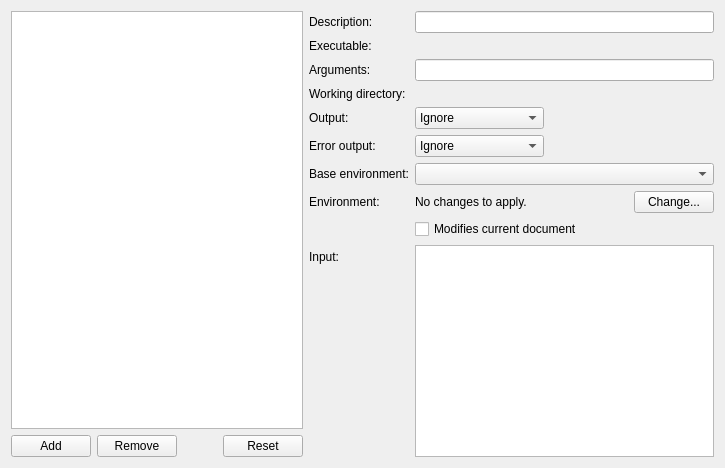
<?xml version="1.0" encoding="UTF-8"?>
<ui version="4.0">
 <class>Orca::Plugin::Core::ExternalToolConfig</class>
 <widget class="QWidget" name="Orca::Plugin::Core::ExternalToolConfig">
  <property name="geometry">
   <rect>
    <x>0</x>
    <y>0</y>
    <width>725</width>
    <height>468</height>
   </rect>
  </property>
  <property name="windowTitle">
   <string/>
  </property>
  <layout class="QHBoxLayout" name="horizontalLayout_2">
   <item>
    <layout class="QVBoxLayout" name="verticalLayout">
     <item>
      <widget class="QTreeView" name="toolTree">
       <property name="dragEnabled">
        <bool>true</bool>
       </property>
       <property name="dragDropMode">
        <enum>QAbstractItemView::InternalMove</enum>
       </property>
       <attribute name="headerVisible">
        <bool>false</bool>
       </attribute>
       <attribute name="headerDefaultSectionSize">
        <number>21</number>
       </attribute>
      </widget>
     </item>
     <item>
      <layout class="QHBoxLayout" name="horizontalLayout">
       <item>
        <widget class="QPushButton" name="addButton">
         <property name="toolTip">
          <string>Add tool.</string>
         </property>
         <property name="text">
          <string>Add</string>
         </property>
        </widget>
       </item>
       <item>
        <widget class="QPushButton" name="removeButton">
         <property name="toolTip">
          <string>Remove tool.</string>
         </property>
         <property name="text">
          <string>Remove</string>
         </property>
        </widget>
       </item>
       <item>
        <spacer name="horizontalSpacer">
         <property name="orientation">
          <enum>Qt::Horizontal</enum>
         </property>
         <property name="sizeHint" stdset="0">
          <size>
           <width>40</width>
           <height>20</height>
          </size>
         </property>
        </spacer>
       </item>
       <item>
        <widget class="QPushButton" name="revertButton">
         <property name="toolTip">
          <string>Revert tool to default.</string>
         </property>
         <property name="text">
          <string>Reset</string>
         </property>
        </widget>
       </item>
      </layout>
     </item>
    </layout>
   </item>
   <item>
    <widget class="QScrollArea" name="scrollArea">
     <property name="sizePolicy">
      <sizepolicy hsizetype="Expanding" vsizetype="Expanding">
       <horstretch>10</horstretch>
       <verstretch>0</verstretch>
      </sizepolicy>
     </property>
     <property name="frameShape">
      <enum>QFrame::NoFrame</enum>
     </property>
     <property name="frameShadow">
      <enum>QFrame::Plain</enum>
     </property>
     <property name="lineWidth">
      <number>0</number>
     </property>
     <property name="widgetResizable">
      <bool>true</bool>
     </property>
     <widget class="QWidget" name="scrollAreaWidgetContents">
      <property name="geometry">
       <rect>
        <x>0</x>
        <y>0</y>
        <width>396</width>
        <height>444</height>
       </rect>
      </property>
      <layout class="QVBoxLayout" name="verticalLayout_2">
       <property name="leftMargin">
        <number>0</number>
       </property>
       <property name="topMargin">
        <number>0</number>
       </property>
       <property name="rightMargin">
        <number>0</number>
       </property>
       <property name="bottomMargin">
        <number>0</number>
       </property>
       <item>
        <widget class="QWidget" name="infoWidget" native="true">
         <property name="sizePolicy">
          <sizepolicy hsizetype="Preferred" vsizetype="Preferred">
           <horstretch>10</horstretch>
           <verstretch>0</verstretch>
          </sizepolicy>
         </property>
         <layout class="QFormLayout" name="formLayout">
          <property name="fieldGrowthPolicy">
           <enum>QFormLayout::ExpandingFieldsGrow</enum>
          </property>
          <property name="leftMargin">
           <number>0</number>
          </property>
          <property name="topMargin">
           <number>0</number>
          </property>
          <property name="rightMargin">
           <number>0</number>
          </property>
          <property name="bottomMargin">
           <number>0</number>
          </property>
          <item row="0" column="0">
           <widget class="QLabel" name="descriptionLabel">
            <property name="text">
             <string>Description:</string>
            </property>
           </widget>
          </item>
          <item row="0" column="1">
           <widget class="QLineEdit" name="description"/>
          </item>
          <item row="1" column="0">
           <widget class="QLabel" name="executableLabel">
            <property name="text">
             <string>Executable:</string>
            </property>
           </widget>
          </item>
          <item row="1" column="1">
           <widget class="Utils::PathChooser" name="executable" native="true"/>
          </item>
          <item row="2" column="0">
           <widget class="QLabel" name="argumentsLabel">
            <property name="text">
             <string>Arguments:</string>
            </property>
           </widget>
          </item>
          <item row="2" column="1">
           <widget class="QLineEdit" name="arguments"/>
          </item>
          <item row="3" column="0">
           <widget class="QLabel" name="workingDirectoryLabel">
            <property name="text">
             <string>Working directory:</string>
            </property>
           </widget>
          </item>
          <item row="3" column="1">
           <widget class="Utils::PathChooser" name="workingDirectory" native="true"/>
          </item>
          <item row="4" column="0">
           <widget class="QLabel" name="outputLabel">
            <property name="toolTip">
             <string>&lt;html&gt;&lt;head/&gt;&lt;body&gt;
&lt;p&gt;What to do with the executable's standard output.
&lt;ul&gt;&lt;li&gt;Ignore: Do nothing with it.&lt;/li&gt;&lt;li&gt;Show in pane: Show it in the general output pane.&lt;/li&gt;&lt;li&gt;Replace selection: Replace the current selection in the current document with it.&lt;/li&gt;&lt;/ul&gt;&lt;/p&gt;&lt;/body&gt;&lt;/html&gt;
</string>
            </property>
            <property name="text">
             <string>Output:</string>
            </property>
           </widget>
          </item>
          <item row="4" column="1">
           <widget class="QComboBox" name="outputBehavior">
            <item>
             <property name="text">
              <string>Ignore</string>
             </property>
            </item>
            <item>
             <property name="text">
              <string>Show in Pane</string>
             </property>
            </item>
            <item>
             <property name="text">
              <string>Replace Selection</string>
             </property>
            </item>
           </widget>
          </item>
          <item row="5" column="0">
           <widget class="QLabel" name="errorOutputLabel">
            <property name="toolTip">
             <string>&lt;html&gt;&lt;head&gt;&lt;body&gt;
&lt;p &gt;What to do with the executable's standard error output.&lt;/p&gt;
&lt;ul&gt;&lt;li&gt;Ignore: Do nothing with it.&lt;/li&gt;
&lt;li&gt;Show in pane: Show it in the general output pane.&lt;/li&gt;
&lt;li&gt;Replace selection: Replace the current selection in the current document with it.&lt;/li&gt;
&lt;/ul&gt;&lt;/body&gt;&lt;/html&gt;</string>
            </property>
            <property name="text">
             <string>Error output:</string>
            </property>
           </widget>
          </item>
          <item row="5" column="1">
           <widget class="QComboBox" name="errorOutputBehavior">
            <item>
             <property name="text">
              <string>Ignore</string>
             </property>
            </item>
            <item>
             <property name="text">
              <string>Show in Pane</string>
             </property>
            </item>
            <item>
             <property name="text">
              <string>Replace Selection</string>
             </property>
            </item>
           </widget>
          </item>
          <item row="7" column="0">
           <widget class="QLabel" name="label_2">
            <property name="text">
             <string>Environment:</string>
            </property>
           </widget>
          </item>
          <item row="7" column="1">
           <layout class="QHBoxLayout" name="horizontalLayout_3">
            <property name="spacing">
             <number>0</number>
            </property>
            <item>
             <widget class="QLabel" name="environmentLabel">
              <property name="sizePolicy">
               <sizepolicy hsizetype="Expanding" vsizetype="Preferred">
                <horstretch>0</horstretch>
                <verstretch>0</verstretch>
               </sizepolicy>
              </property>
              <property name="text">
               <string>No changes to apply.</string>
              </property>
             </widget>
            </item>
            <item>
             <widget class="QPushButton" name="environmentButton">
              <property name="text">
               <string>Change...</string>
              </property>
             </widget>
            </item>
           </layout>
          </item>
          <item row="8" column="1">
           <widget class="QCheckBox" name="modifiesDocumentCheckbox">
            <property name="toolTip">
             <string>If the tool modifies the current document, set this flag to ensure that the document is saved before running the tool and is reloaded after the tool finished.</string>
            </property>
            <property name="text">
             <string>Modifies current document</string>
            </property>
           </widget>
          </item>
          <item row="9" column="0">
           <widget class="QLabel" name="inputLabel">
            <property name="toolTip">
             <string>Text to pass to the executable via standard input. Leave empty if the executable should not receive any input.</string>
            </property>
            <property name="text">
             <string>Input:</string>
            </property>
           </widget>
          </item>
          <item row="9" column="1">
           <widget class="QPlainTextEdit" name="inputText">
            <property name="sizePolicy">
             <sizepolicy hsizetype="Expanding" vsizetype="Expanding">
              <horstretch>0</horstretch>
              <verstretch>10</verstretch>
             </sizepolicy>
            </property>
            <property name="lineWrapMode">
             <enum>QPlainTextEdit::NoWrap</enum>
            </property>
           </widget>
          </item>
          <item row="6" column="0">
           <widget class="QLabel" name="baseEnvironmentLabel">
            <property name="text">
             <string>Base environment:</string>
            </property>
           </widget>
          </item>
          <item row="6" column="1">
           <widget class="QComboBox" name="baseEnvironment">
            <property name="sizePolicy">
             <sizepolicy hsizetype="Expanding" vsizetype="Fixed">
              <horstretch>0</horstretch>
              <verstretch>0</verstretch>
             </sizepolicy>
            </property>
           </widget>
          </item>
         </layout>
        </widget>
       </item>
      </layout>
     </widget>
    </widget>
   </item>
  </layout>
 </widget>
 <customwidgets>
  <customwidget>
   <class>Utils::PathChooser</class>
   <extends>QWidget</extends>
   <header location="global">utils/pathchooser.hpp</header>
   <container>1</container>
   <slots>
    <signal>editingFinished()</signal>
    <signal>browsingFinished()</signal>
   </slots>
  </customwidget>
 </customwidgets>
 <tabstops>
  <tabstop>toolTree</tabstop>
  <tabstop>addButton</tabstop>
  <tabstop>removeButton</tabstop>
  <tabstop>revertButton</tabstop>
  <tabstop>description</tabstop>
  <tabstop>executable</tabstop>
  <tabstop>arguments</tabstop>
  <tabstop>workingDirectory</tabstop>
  <tabstop>outputBehavior</tabstop>
  <tabstop>errorOutputBehavior</tabstop>
  <tabstop>environmentButton</tabstop>
  <tabstop>modifiesDocumentCheckbox</tabstop>
  <tabstop>inputText</tabstop>
 </tabstops>
 <resources/>
 <connections/>
</ui>
